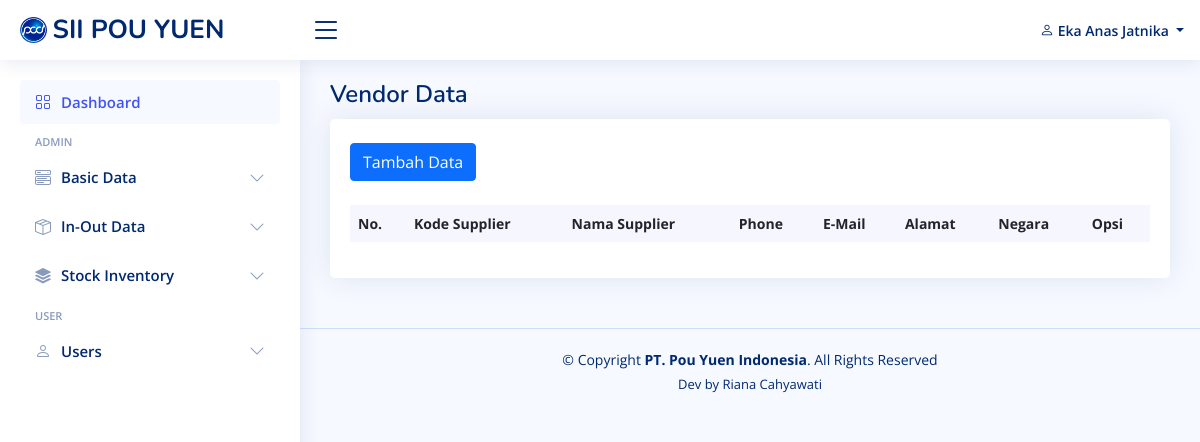
/view_basic_data/vendor_data.php (signed in), run on an earlier commit of the app's database.
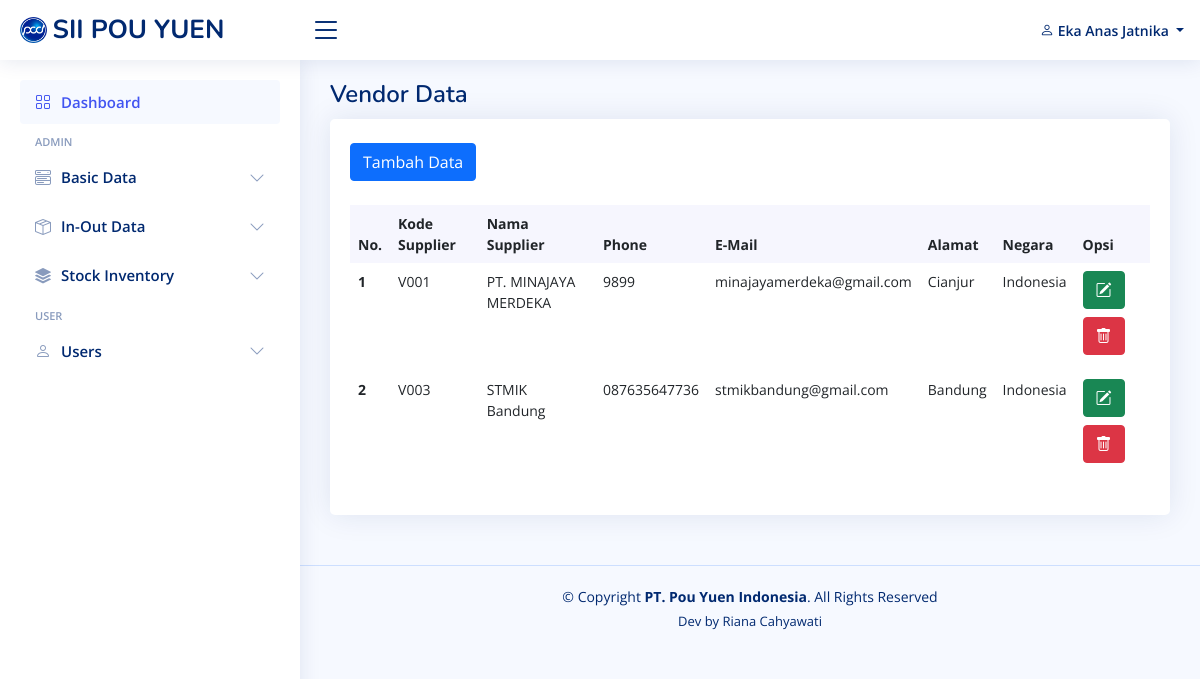
And on a later commit of the database.
### tables this page shows
CREATE TABLE `users` (
  `id` int(11) NOT NULL,
  `nama` varchar(255) NOT NULL,
  `username` varchar(255) NOT NULL,
  `password` varchar(255) NOT NULL,
  `email` varchar(100) NOT NULL,
  `phone` varchar(100) NOT NULL,
  `alamat` varchar(255) NOT NULL,
  `role_id` int(11) NOT NULL
);

CREATE TABLE `vendor_data` (
  `id_vendor_data` int(11) NOT NULL,
  `code_supplier` varchar(100) NOT NULL,
  `phone` varchar(20) NOT NULL,
  `name_supplier` varchar(255) NOT NULL,
  `email` varchar(255) NOT NULL,
  `address` varchar(255) NOT NULL,
  `country` varchar(255) NOT NULL
);

### functions.php (called while the page is built, shortened)
<?php
$conn = mysqli_connect("localhost", "root", "", "db_pouyuen");
function query($query)
{
    global $conn;
    $result = mysqli_query($conn, $query);
    $rows = [];
    while ($row = mysqli_fetch_assoc($result)) {
        $rows[] = $row;
    }
    return $rows;
}

### view_basic_data/vendor_data.php (the view)
<?php
include "../view_template/header.php";
include "../view_template/topbar.php";
include "../view_template/sidebar.php";
$vendor_data = query("SELECT * FROM vendor_data");
?>
<main id="main" class="main">
  <div class="pagetitle">
    <h1>Vendor Data</h1>
  </div>
  <section class="section dashboard">
    <div class="row">
      <div class="col">
        <div class="row">
          <div class="col-12">
            <div class="card recent-sales overflow-auto">
              <div class="card-body">
                <a href="vendor_data_add.php" class="btn btn-primary my-4">Tambah Data</a>
                <table class="table table-borderless datatable">
                  <thead>
                    <tr>
                      <th scope="col">No. </th>
                      <th scope="col">Kode Supplier</th>
                      <th scope="col">Nama Supplier</th>
                      <th scope="col">Phone</th>
                      <th scope="col">E-Mail</th>
                      <th scope="col">Alamat</th>
                      <th scope="col">Negara</th>
                      <th scope="col">Opsi</th>
                    </tr>
                  </thead>
                  <tbody>
                    <?php $i = 1; ?>
                    <?php foreach ($vendor_data as $vd) : ?>
                      <tr>
                        <th scope="row"><?= $i; ?></a></th>
                        <td><?= $vd["code_supplier"]; ?></td>
                        <td><?= $vd["name_supplier"]; ?></td>
                        <td><?= $vd["phone"]; ?></td>
                        <td><?= $vd["email"]; ?></td>
                        <td><?= $vd["address"]; ?></td>
                        <td><?= $vd["country"]; ?></td>
                        <td>
                          <a href="vendor_data_edit.php?id_vendor=<?= $vd["id_vendor_data"] ?>" class="btn btn-success mb-2"><i class="bi bi-pencil-square"></i></a>
                          <a href="vendor_data_delete.php?id_vendor=<?= $vd["id_vendor_data"] ?>" class="btn btn-danger mb-2"><i class="bi bi-trash" onclick="return confirm('Yakin akan menghapus data material : <?= $vd['name_supplier']; ?> ?');"></i></a>
                        </td>
                      </tr>
                      <?php $i++; ?>
                    <?php endforeach; ?>
                  </tbody>
                </table>
              </div>
            </div>
          </div>
        </div>
      </div>
    </div>
  </section>
</main>
<?php include "../view_template/footer.php"; ?>

### view_template/header.php (shortened to what this page needs)
<?php
require "../functions.php";
?>
<!DOCTYPE html>
<html lang="en">
<head>
  <link href="../assets/vendor/bootstrap/css/bootstrap.min.css" rel="stylesheet">
  <link href="../assets/vendor/bootstrap-icons/bootstrap-icons.css" rel="stylesheet">
  <link href="../assets/vendor/boxicons/css/boxicons.min.css" rel="stylesheet">
  <link href="../assets/vendor/quill/quill.snow.css" rel="stylesheet">
  <link href="../assets/vendor/quill/quill.bubble.css" rel="stylesheet">
  <link href="../assets/vendor/remixicon/remixicon.css" rel="stylesheet">
  <link href="../assets/vendor/simple-datatables/style.css" rel="stylesheet">
  <link href="../assets/css/style.css" rel="stylesheet">
</head>
<body>

### view_template/topbar.php (shortened to what this page needs)
<?php
$id = $_SESSION['id'];
$users = query("SELECT * FROM users INNER JOIN users_role ON users.role_id = users_role.id_role WHERE id = $id")[0];
?>
<header id="header" class="header fixed-top d-flex align-items-center">
  <div class="d-flex align-items-center justify-content-between">
    <a href="index.html" class="logo d-flex align-items-center">
      <img src="../assets/img/logopouyuen.png">
      <span class="d-none d-lg-block">SII POU YUEN</span>
    </a>
    <i class="bi bi-list toggle-sidebar-btn"></i>
  </div>
  <nav class="header-nav ms-auto">
    <ul class="d-flex align-items-center">
      <li class="nav-item dropdown pe-3">
        <a class="nav-link nav-profile d-flex align-items-center pe-0" href="#" data-bs-toggle="dropdown">
          <span class="d-none d-md-block dropdown-toggle ps-2"><i class="bi bi-person"></i> <?= $users['nama']; ?> </span>
        </a>
      </li>
    </ul>
  </nav>
</header>

### view_template/sidebar.php (shortened to what this page needs)
<aside id="sidebar" class="sidebar">
  <ul class="sidebar-nav" id="sidebar-nav">
    <li class="nav-item">
      <a class="nav-link " href="../view_admin/index.php">
        <i class="bi bi-grid"></i>
        <span>Dashboard</span>
      </a>
    </li>
    <li class="nav-heading">Admin</li>
    <li class="nav-item">
      <a class="nav-link collapsed" data-bs-target="#basic-data" data-bs-toggle="collapse" href="#">
        <i class="bi bi-menu-button-wide"></i><span>Basic Data</span><i class="bi bi-chevron-down ms-auto"></i>
      </a>
    </li>
    <li class="nav-item">
      <a class="nav-link collapsed" data-bs-target="#in-out-data" data-bs-toggle="collapse" href="#">
        <i class="bi bi-box-seam"></i><span>In-Out Data</span><i class="bi bi-chevron-down ms-auto"></i>
      </a>
    </li>
    <li class="nav-item">
      <a class="nav-link collapsed" data-bs-target="#stock-inventory" data-bs-toggle="collapse" href="#">
        <i class="bi bi-stack"></i><span>Stock Inventory</span><i class="bi bi-chevron-down ms-auto"></i>
      </a>
    </li>
    <li class="nav-heading">User</li>
    <li class="nav-item">
      <a class="nav-link collapsed" data-bs-target="#users" data-bs-toggle="collapse" href="#">
        <i class="bi bi-person"></i><span>Users</span><i class="bi bi-chevron-down ms-auto"></i>
      </a>
    </li>
  </ul>
</aside>

### view_template/footer.php (shortened to what this page needs)
<footer id="footer" class="footer">
  <div class="copyright">
    &copy; Copyright <strong><span>PT. Pou Yuen Indonesia</span></strong>. All Rights Reserved
  </div>
  <div class="credits">
    Dev by Riana Cahyawati</a>
  </div>
</footer>
</body>
</html>

### assets/css/style.css (style rules this page uses)
:root { scroll-behavior: smooth; }
body { font-family: "Open Sans", sans-serif; background: #f6f9ff; color: #444444; }
a { color: #4154f1; text-decoration: none; }
h1, h2, h3, h4, h5, h6 { font-family: "Nunito", sans-serif; }
#main { margin-top: 60px; padding: 20px 30px; transition: all 0.3s; }
.pagetitle { margin-bottom: 10px; }
.pagetitle h1 { font-size: 24px; margin-bottom: 0; font-weight: 600; color: #012970; }
.card { margin-bottom: 30px; border: none; border-radius: 5px; box-shadow: 0px 0 30px rgba(1, 41, 112, 0.1); }
.card-body { padding: 0 20px 20px 20px; }
.logo { line-height: 1; }
@media (min-width: 1200px) { .logo { width: 280px; } }
.logo img { max-height: 26px; margin-right: 6px; }
.logo span { font-size: 26px; font-weight: 700; color: #012970; font-family: "Nunito", sans-serif; }
.header { transition: all 0.5s; z-index: 997; height: 60px; box-shadow: 0px 2px 20px rgba(1, 41, 112, 0.1); background-color: #fff; padding-left: 20px; }
.header .toggle-sidebar-btn { font-size: 32px; padding-left: 10px; cursor: pointer; color: #012970; }
.header-nav ul { list-style: none; }
.header-nav > ul { margin: 0; padding: 0; }
.header-nav .nav-profile { color: #012970; }
.header-nav .nav-profile span { font-size: 14px; font-weight: 600; }
.sidebar { position: fixed; top: 60px; left: 0; bottom: 0; width: 300px; z-index: 996; transition: all 0.3s; padding: 20px; overflow-y: auto; scrollbar-width: thin; scrollbar-color: #aab7cf transparent; box-shadow: 0px 0px 20px rgba(1, 41, 112, 0.1); background-color: #fff; }
@media (min-width: 1200px) { #main, #footer { margin-left: 300px; } }
.sidebar-nav { padding: 0; margin: 0; list-style: none; }
.sidebar-nav li { padding: 0; margin: 0; list-style: none; }
.sidebar-nav .nav-item { margin-bottom: 5px; }
.sidebar-nav .nav-heading { font-size: 11px; text-transform: uppercase; color: #899bbd; font-weight: 600; margin: 10px 0 5px 15px; }
.sidebar-nav .nav-link { display: flex; align-items: center; font-size: 15px; font-weight: 600; color: #4154f1; transition: 0.3; background: #f6f9ff; padding: 10px 15px; border-radius: 4px; }
.sidebar-nav .nav-link i { font-size: 16px; margin-right: 10px; color: #4154f1; }
.sidebar-nav .nav-link.collapsed { color: #012970; background: #fff; }
.sidebar-nav .nav-link.collapsed i { color: #899bbd; }
.sidebar-nav .nav-link .bi-chevron-down { margin-right: 0; transition: transform 0.2s ease-in-out; }
.dashboard .recent-sales { font-size: 14px; }
.dashboard .recent-sales .table thead { background: #f6f6fe; }
.dashboard .recent-sales .table thead th { border: 0; }
.footer { padding: 20px 0; font-size: 14px; transition: all 0.3s; border-top: 1px solid #cddfff; }
.footer .copyright { text-align: center; color: #012970; }
.footer .credits { padding-top: 5px; text-align: center; font-size: 13px; color: #012970; }

What changed in the data, as far as the page shows it:
added vendor_data: code_supplier "V001", name_supplier "PT. MINAJAYA MERDEKA", phone "9899", email "minajayamerdeka@gmail.com", address "Cianjur", country "Indonesia"
added vendor_data: code_supplier "V003", name_supplier "STMIK Bandung", phone "087635647736", email "stmikbandung@gmail.com", address "Bandung", country "Indonesia"
